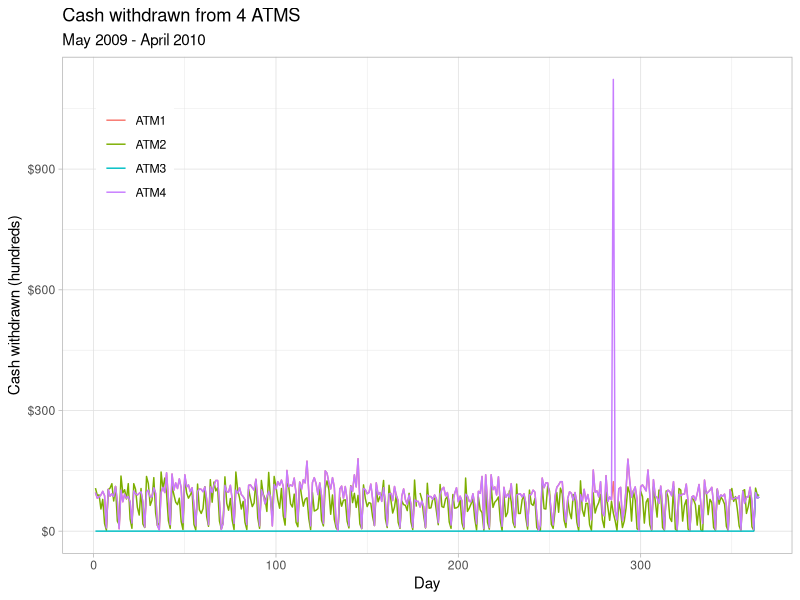
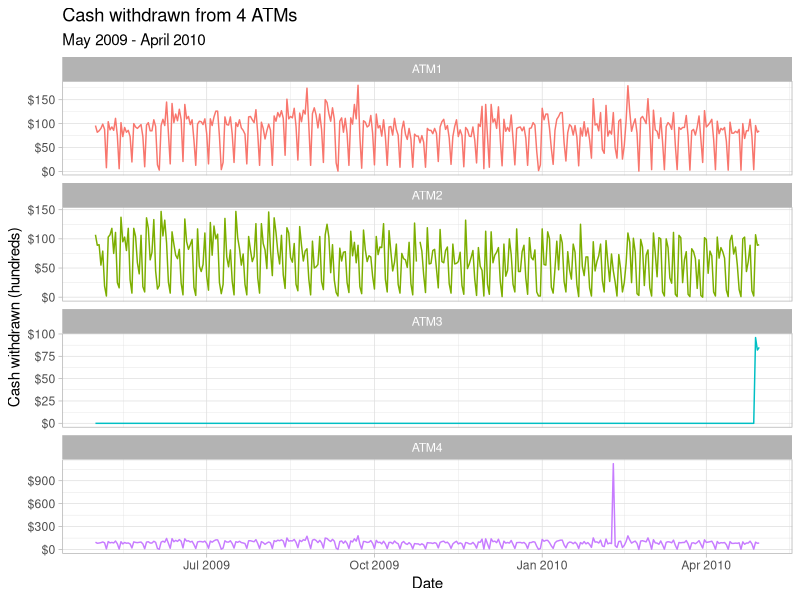
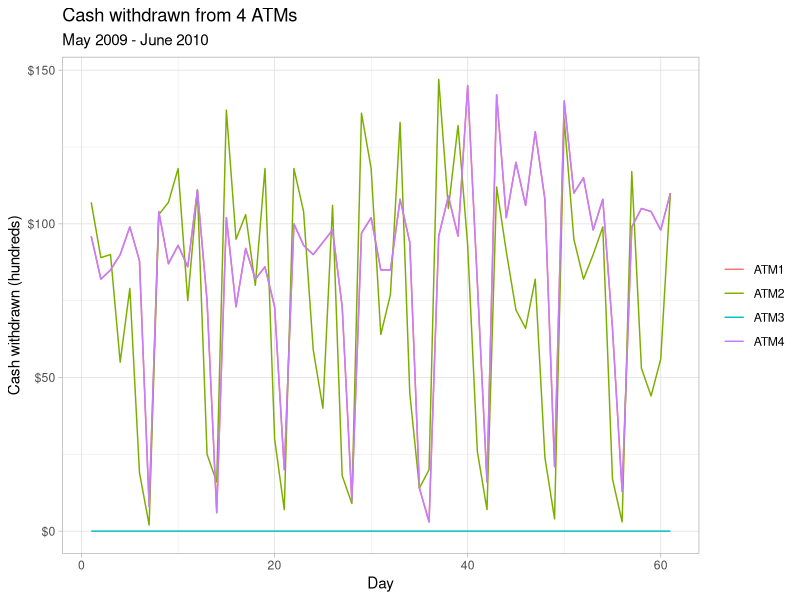
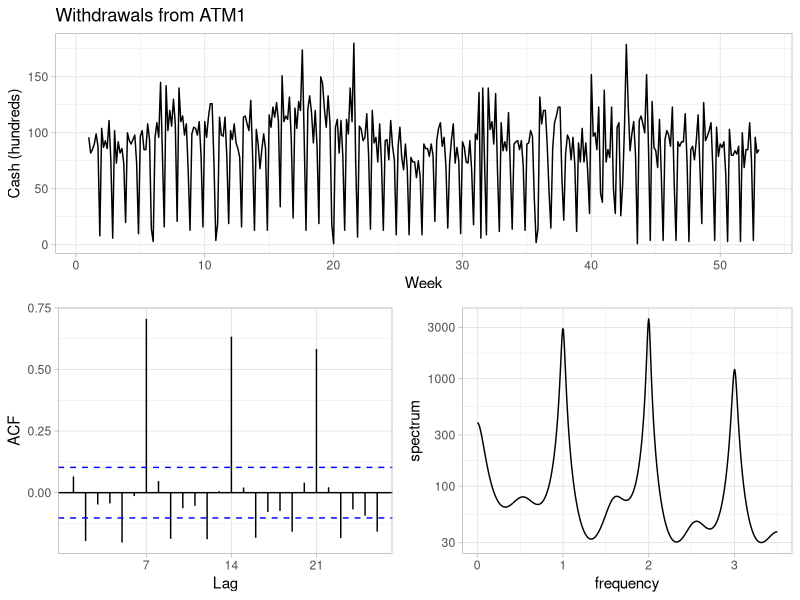
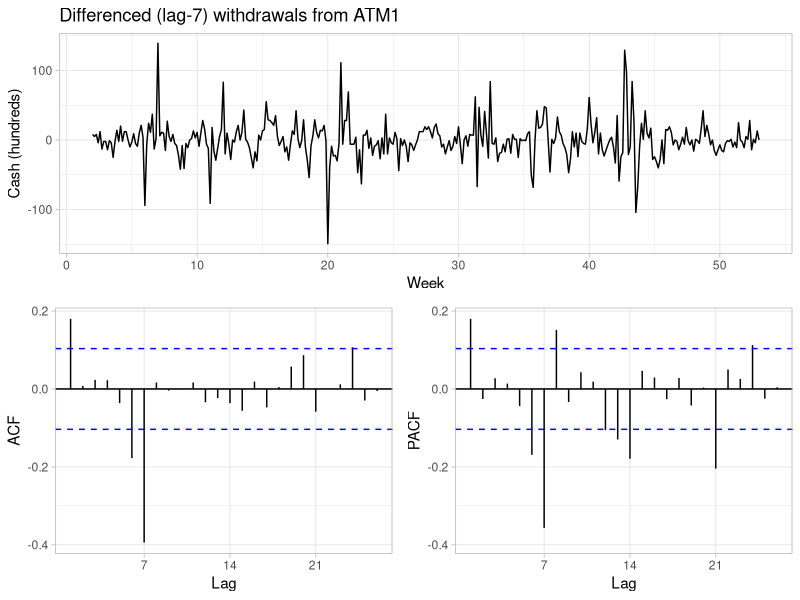
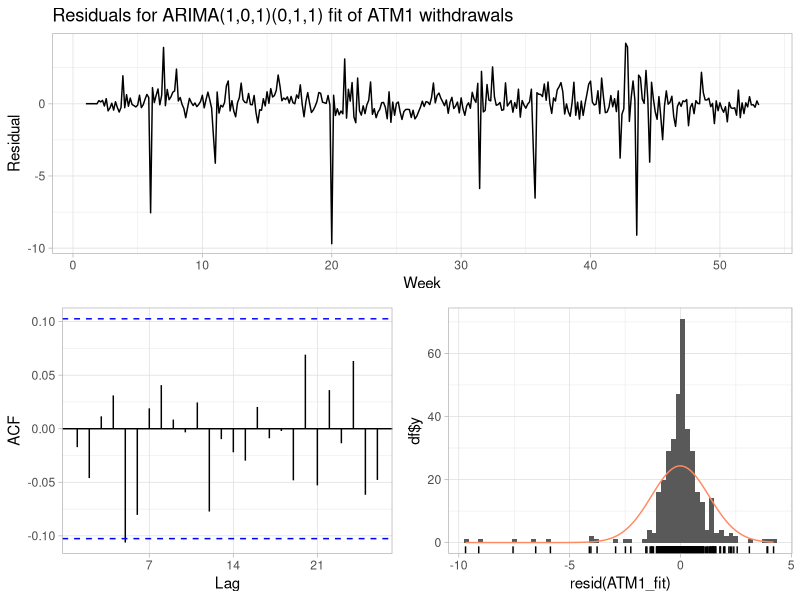
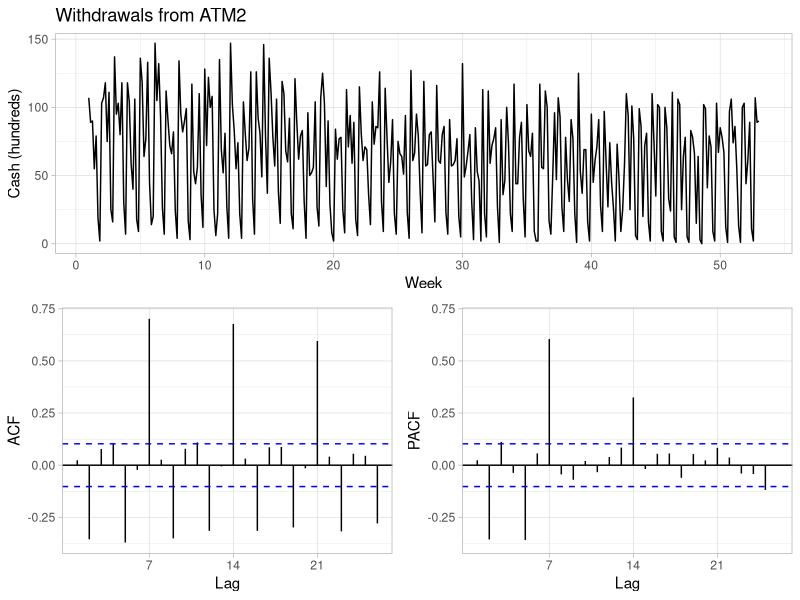
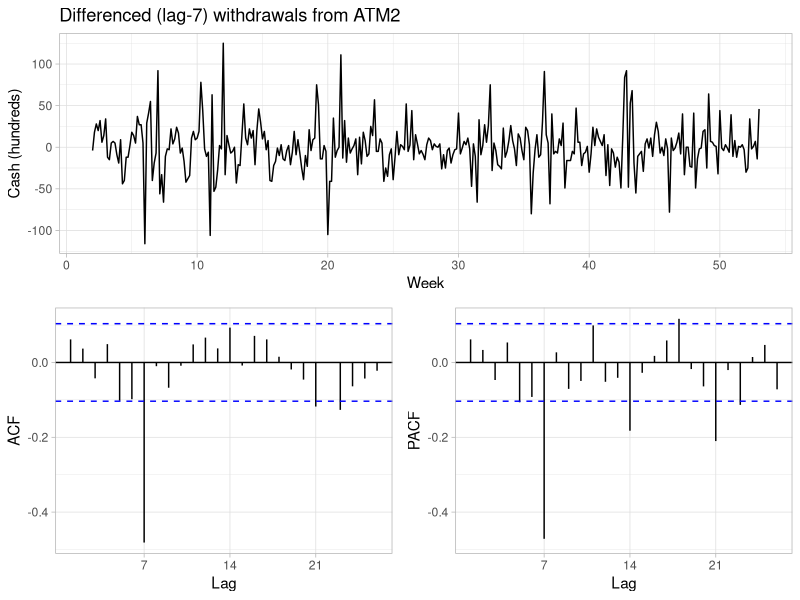

Write R code to recreate these figures, in order.
## ---- chunk 1
knitr::opts_chunk$set(echo = TRUE, comment = NA, warning = FALSE, message = FALSE,
                      fig.align = "center")
library(tidyverse)
library(scales)
theme_set(theme_light())
## ---- chunk 2
# read in data
library(readxl)
ATM_df <- read_excel("data/ATM624Data.xlsx")
# drop missing columns, convert each ATM to column, fix date column
ATM_df <- ATM_df %>%
  drop_na() %>%
  spread(ATM, Cash) %>% 
  mutate(DATE = as.Date(DATE, origin = "1899-12-30")) # in Excel, 1 == 1/1/1900
# convert to timeseries
ATM_ts <- ts(ATM_df %>% select(-DATE))
## ---- chunk 3
library(forecast) # to plot ts objects
autoplot(ATM_ts) +
  labs(title = "Cash withdrawn from 4 ATMS",
       subtitle = "May 2009 - April 2010",
       x = "Day") +
  scale_y_continuous("Cash withdrawn (hundreds)", labels = dollar) +
  scale_color_discrete(NULL) +
  theme(legend.position = c(0.1, 0.8))
## ---- chunk 4
# convert df back to tidy format for faceted plotting
ATM_df %>% gather(ATM, Cash, -DATE) %>% 
  # plot
  ggplot(aes(x = DATE, y = Cash, col = ATM)) +
  geom_line(show.legend = FALSE) +
  facet_wrap(~ ATM, ncol = 1, scales = "free_y") +
  labs(title = "Cash withdrawn from 4 ATMs",
       subtitle = "May 2009 - April 2010",
       x = "Date") +
  scale_y_continuous("Cash withdrawn (hundreds)", labels = dollar)
## ---- chunk 5
# create ts objects for ATM1 & ATM2
ATM1 <- ATM_ts[, "ATM1"]
ATM2 <- ATM_ts[, "ATM2"]
# get last 3 observations of ATM3 & convert to ts
ATM3 <- ATM_ts[(nrow(ATM_ts) - 2):nrow(ATM_ts), "ATM3"]
ATM3 <- ts(ATM3, start = 363)
# create ts object for ATM3 & replace observations of 0 with NA
ATM3 <- ATM_ts[, "ATM3"]
ATM3[which(ATM3 == 0)] <- NA
# create ts object for ATM4 & impute spike with median
ATM4 <- ATM_ts[, "ATM4"]
ATM4[which.max(ATM4)] <- median(ATM4, na.rm = TRUE)
## ---- chunk 6
autoplot(ts(ATM_ts[1:61, ])) +
  labs(title = "Cash withdrawn from 4 ATMs",
       subtitle = "May 2009 - June 2010",
       x = "Day") +
  scale_y_continuous("Cash withdrawn (hundreds)", labels = dollar) +
  scale_color_discrete(NULL)
## ---- chunk 7
ATM1 <- ts(ATM1, frequency = 7)
ATM2 <- ts(ATM2, frequency = 7)
# impute NA value -- decomposition can not be performed on series with NA
ATM2[which(is.na(ATM2))] <- median(ATM2, na.rm = TRUE)
ATM4 <- ts(ATM4, frequency = 7)
## ---- chunk 8
ggtsdisplay(ATM1, points = FALSE, plot.type = "spectrum",
            main = "Withdrawals from ATM1", xlab = "Week", ylab = "Cash (hundreds)")
## ---- chunk 9
ggtsdisplay(diff(ATM1, 7), points = FALSE,
            main = "Differenced (lag-7) withdrawals from ATM1",
            xlab = "Week", ylab = "Cash (hundreds)")
## ---- chunk 10
# get optimal lambda for Box-cox transformation
ATM1_lambda <- BoxCox.lambda(ATM1)
# define function to create models & return AIC values for timeseries
ATM_aic <- function(p, d, q, P, D, Q) {
  # create model with Box-Cox and specified ARIMA parameters; extract AIC
  AIC(Arima(ATM1, order = c(p, d, q), seasonal = c(P, D, Q), lambda = ATM1_lambda))
}
# create possible combinations of p, q, P, Q except all zero
expand.grid(p = 0:1, q = 0:1, P = 0:1, Q = 0:1) %>%
  filter(p > 0 | q > 0 | P > 0 | Q > 0) %>% 
  # calc AIC for models
  mutate(aic = pmap_dbl(list(p, 0, q, P, 1, Q), ATM_aic)) %>% 
  # return best AIC
  slice(which.min(aic))
## ---- chunk 11
ATM1_fit <- Arima(ATM1, order = c(1, 0, 1), seasonal = c(0, 1, 1), lambda = ATM1_lambda)
## ---- chunk 12
Box.test(resid(ATM1_fit), type = "L", fitdf = 3, lag = 7)
ggtsdisplay(resid(ATM1_fit), points = FALSE, plot.type = "histogram",
            main = "Residuals for ARIMA(1,0,1)(0,1,1) fit of ATM1 withdrawals",
            xlab = "Week", ylab = "Residual")
## ---- chunk 13
ggtsdisplay(ATM2, points = FALSE,
            main = "Withdrawals from ATM2", xlab = "Week", ylab = "Cash (hundreds)")
## ---- chunk 14
ggtsdisplay(diff(ATM2, 7), points = FALSE,
            main = "Differenced (lag-7) withdrawals from ATM2",
            xlab = "Week", ylab = "Cash (hundreds)")
## ---- chunk 15
# get optimal lambda for Box-cox transformation
ATM2_lambda <- BoxCox.lambda(ATM2)
# repurpose above function for ATM2
ATM_aic <- function(p, d, q, P, D, Q) {
  # create model with Box-Cox and specified ARIMA parameters; extract AIC
  AIC(Arima(ATM2, order = c(p, d, q), seasonal = c(P, D, Q), lambda = ATM2_lambda))
}
# create possible combinations of p, q, P, Q except all zero
expand.grid(p = c(0, 2, 5), q = c(0, 2, 5), P = 0:1, Q = 0:1) %>%
  filter(p > 0 | q > 0 | P > 0 | Q > 0) %>% 
  # calc AIC for models
  mutate(aic = pmap_dbl(list(p, 0, q, P, 1, Q), ATM_aic)) %>% 
  # return best AIC
  slice(which.min(aic))
## ---- chunk 16
ATM2_fit <- Arima(ATM2, order = c(5, 0, 5), seasonal = c(0, 1, 1), lambda = ATM2_lambda)
## ---- chunk 17
Box.test(resid(ATM2_fit), type = "L", fitdf = 11, lag = 14)
ggtsdisplay(resid(ATM2_fit), points = FALSE, plot.type = "histogram",
            main = "Residuals for ARIMA(5,0,5)(0,1,1) of ATM2 withdrawals",
            xlab = "Week", ylab = "Residual")
## ---- chunk 18
ggtsdisplay(ATM4, points = FALSE,
            main = "Withdrawals from ATM4", xlab = "Week", ylab = "Cash (hundreds)")
## ---- chunk 19
ggtsdisplay(diff(ATM4, 7), points = FALSE,
            main = "Differenced (lag-7) withdrawals from ATM4",
            xlab = "Week", ylab = "Cash (hundreds)")
## ---- chunk 20
# get optimal lambda for Box-cox transformation
ATM4_lambda <- BoxCox.lambda(ATM4)
# repurpose above function for ATM4
ATM_aic <- function(p, d, q, P, D, Q) {
  # create model with Box-Cox and specified ARIMA parameters; extract AIC
  AIC(Arima(ATM4, order = c(p, d, q), seasonal = c(P, D, Q), lambda = ATM4_lambda))
}
# create possible combinations of p, q, P, Q except all zero
expand.grid(p = c(0, 2, 5), q = c(0, 2, 5), P = 0:1, Q = 0:1) %>%
  filter(p > 0 | q > 0 | P > 0 | Q > 0) %>% 
  # calc AIC for models
  mutate(aic = pmap_dbl(list(p, 0, q, P, 1, Q), ATM_aic)) %>% 
  # return best AIC
  slice(which.min(aic))
## ---- chunk 21
ATM4_fit <- Arima(ATM4, order = c(0, 0, 2), seasonal = c(0, 1, 1), lambda = ATM4_lambda)
## ---- chunk 22
Box.test(resid(ATM4_fit), type = "L", fitdf = 3, lag = 7)
ggtsdisplay(resid(ATM4_fit), points = FALSE, plot.type = "histogram",
            main = "Residuals for ARIMA(0,0,2)(0,1,1) of ATM4 withdrawals",
            xlab = "Week", ylab = "Residual")
## ---- chunk 23
ATM1_forecast <- forecast(ATM1_fit, 31, level = 95)
ATM2_forecast <- forecast(ATM2_fit, 31, level = 95)
ATM3_forecast <- meanf(ATM3, 31, level = 95)
ATM4_forecast <- forecast(ATM4_fit, 31, level = 95)
## ---- chunk 24
gridExtra::grid.arrange(
  autoplot(ATM1_forecast) + 
    labs(title = "ATM1: ARIMA(1,0,1)(0,1,1)", x = "Week", y = NULL) +
    theme(legend.position = "none"),
  autoplot(ATM2_forecast) + 
    labs(title = "ATM2: ARIMA(5,0,5)(0,1,1)", x = "Week", y = NULL) +
    theme(legend.position = "none"),
  autoplot(ATM3_forecast) + 
    labs(title = "ATM3: mean", x = "Day", y = NULL) +
    theme(legend.position = "none"),
  autoplot(ATM4_forecast) + 
    labs(title = "ATM4: ARIMA(0,0,2)(0,1,1)", x = "Week", y = NULL) +
    theme(legend.position = "none"),
  top = grid::textGrob("Forecasted ATM withdrawals (in hundreds of dollars) for May 2010\n")
)
## ---- chunk 25
data_frame(DATE = rep(max(ATM_df$DATE) + 1:31, 4),
           ATM = rep(names(ATM_df)[-1], each = 31),
           Cash = c(ATM1_forecast$mean, ATM2_forecast$mean,
                    ATM3_forecast$mean, ATM4_forecast$mean)) %>% 
  write_csv("project1_ATM.csv")
## ---- chunk 26
kWh <- read_excel("data/ResidentialCustomerForecastLoad-624.xlsx")
kWh <- ts(kWh[, "KWH"], start = c(1998, 1), frequency = 12)
## ---- chunk 27
autoplot(kWh)
